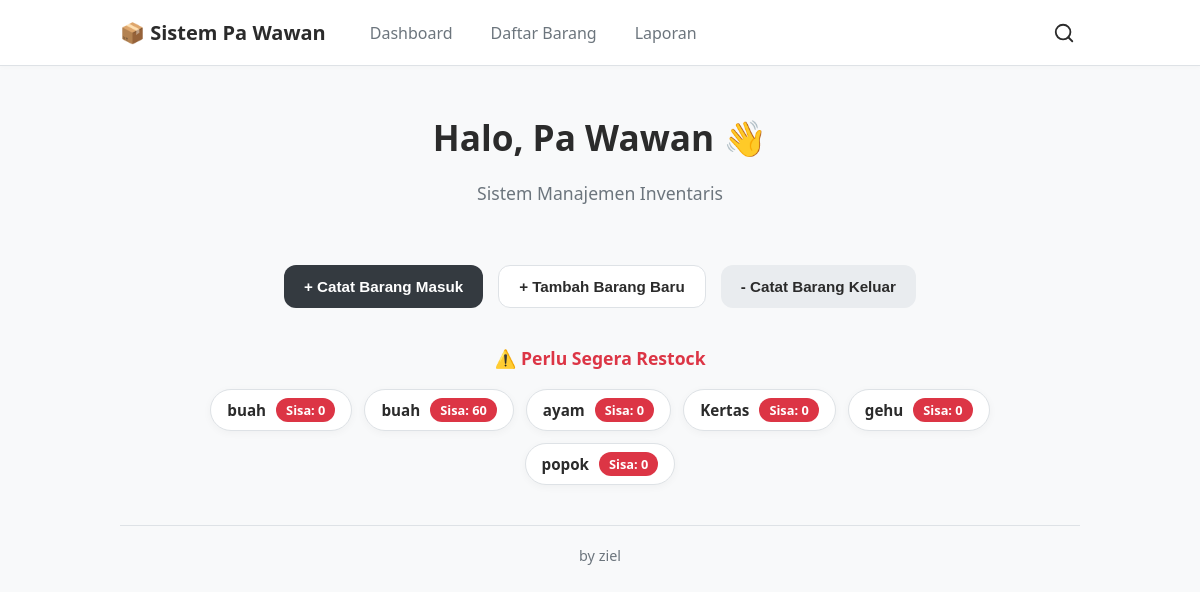
The page / on the database its author committed.
### app.py (models this page shows)
class User(db.Model):
    __tablename__ = 'users'
    id = db.Column(db.Integer, primary_key=True)
    nama_lengkap = db.Column(db.String(100), nullable=False)
    email = db.Column(db.String(100), unique=True, nullable=False)
    password_hash = db.Column(db.String(255), nullable=False)
    role = db.Column(db.Enum(RoleEnum), nullable=False, default=RoleEnum.staf)
    created_at = db.Column(db.DateTime(timezone=True), server_default=func.now())
    updated_at = db.Column(db.DateTime(timezone=True), onupdate=func.now())

class Product(db.Model):
    __tablename__ = 'products'
    id = db.Column(db.Integer, primary_key=True)
    nama_barang = db.Column(db.String(255), nullable=False)
    sku = db.Column(db.String(100), unique=True, nullable=True)
    satuan= db.Column(db.String(50), nullable=False)
    kategori = db.Column(db.String(100), nullable=True)
    stok = db.Column(db.Integer, nullable=False, default=0)
    stock_minimum = db.Column(db.Integer, nullable=True,default=0)
    deskripsi = db.Column(db.Text, nullable=True)
    created_by = db.Column(db.Integer, db.ForeignKey('users.id'))
    created_at = db.Column(db.DateTime(timezone=True), server_default=func.now())
    updated_at = db.Column(db.DateTime(timezone=True), server_default=func.now(), onupdate=func.now())

### app.py (the view)
@app.route('/')
def dashboard():
    user_sekarang=User.query.get(1)
    barang_restock = Product.query.filter(Product.stok <= Product.stock_minimum).all()
    semua_barang = Product.query.order_by(Product.nama_barang).all()
    return render_template(
        'dashboard.html',
        user=user_sekarang,
        daftar_restock=barang_restock,
        list_semua_barang=semua_barang
    )

### app.py (called while the page is built)
@app.context_processor
def inject_products():
    try:
        products = Product.query.order_by(Product.nama_barang).all()
        return dict(list_semua_barang=products)
    except:
        return dict(list_semua_barang=[])

### templates/dashboard.html (shortened to what this page needs)
{% extends "layout.html" %}
{% block content %}
<div class="dashboard-center-wrapper">
    <h2 style="font-size: 2.2rem; margin-bottom: 5px;">Halo, {% if user %}{{user.nama_lengkap}}{% else %}Pa Wawan{%
        endif %} 👋</h2>
    <p style="color: var(--text-secondary); margin-bottom: 30px; font-size: 1.1rem;">Sistem Manajemen Inventaris</p>
    <section class="desktop-actions centered-actions">
        <button class="btn btn-primary" id="btnShowModalMasuk">+ Catat Barang Masuk</button>
        <button class="btn btn-tertiary" id="btnShowProductModalDesktop"
            onclick="document.getElementById('productModalOverlay').classList.add('show')">+ Tambah Barang Baru</button>
        <button class="btn btn-secondary" id="btnShowModalKeluar">- Catat Barang Keluar</button>
    </section>
    <section class="restock-section" style="width: 100%; margin-top: 40px;">
        <h3 style="margin-bottom: 20px; color: var(--accent-danger);">⚠️ Perlu Segera Restock</h3>
        <div class="restock-compact-grid">
            {% for barang in daftar_restock %}
            <div class="restock-badge">
                <span class="badge-name">{{ barang.nama_barang }}</span>
                <span class="badge-stock">Sisa: {{ barang.stok }}</span>
            </div>
            {% endfor %}
        </div>
    </section>
</div>
{% endblock %}

### static/style.css (style rules this page uses)
:root { --bg-body: #f8f9fa; --bg-container: #ffffff; --text-primary: #2b2b2b; --text-secondary: #6c757d; --border-color: #dee2e6; --accent-primary: #343a40; --accent-primary-hover: #212529; --accent-secondary: #e9ecef; --accent-danger: #dc3545; --font-main: system-ui, -apple-system, "Segoe UI", Roboto, "Helvetica Neue", Arial, sans-serif; --radius-small: 8px; --radius-medium: 12px; --radius-large: 16px; --shadow-soft: 0 4px 12px rgba(0, 0, 0, 0.05); }
* { box-sizing: border-box; }
body { font-family: var(--font-main); background-color: var(--bg-body); color: var(--text-primary); margin: 0; }
h1, h2, h3 { margin: 0 0 1rem 0; font-weight: 600; line-height: 1.2; }
.restock-section h3 { font-size: 1.1rem; margin-bottom: 15px; }
.desktop-actions { display: none; }
.btn { display: inline-block; padding: 12px 20px; border: none; border-radius: var(--radius-medium); cursor: pointer; font-weight: 600; font-size: 0.95rem; transition: background 0.2s ease; text-align: center; }
.btn-primary { background: var(--accent-primary); color: white; }
.btn-secondary { background: var(--accent-secondary); color: var(--text-primary); }
.btn-tertiary { background: var(--bg-container); color: var(--text-primary); border: 1px solid var(--border-color); }
@media (min-width: 768px) { .desktop-actions { display: flex; gap: 10px; margin-top: 30px; } }
.dashboard-center-wrapper { display: flex; flex-direction: column; align-items: center; text-align: center; padding-top: 30px; }
.centered-actions { justify-content: center; gap: 15px; width: 100%; }
.restock-compact-grid { display: flex; flex-wrap: wrap; justify-content: center; gap: 12px; max-width: 800px; margin: 0 auto; }
.restock-badge { background: var(--bg-container); border: 1px solid var(--border-color); padding: 8px 16px; border-radius: 30px; display: flex; align-items: center; gap: 10px; box-shadow: 0 2px 8px rgba(0, 0, 0, 0.04); transition: transform 0.2s; }
.badge-name { font-weight: 600; color: var(--text-primary); font-size: 0.95rem; }
.badge-stock { background: var(--accent-danger); color: white; padding: 3px 10px; border-radius: 12px; font-size: 0.8rem; font-weight: bold; }

### rows shown on the page
User: nama_lengkap "Pa Wawan"
Product: nama_barang "buah", stok "0"
Product: nama_barang "buah", stok "60"
Product: nama_barang "ayam", stok "0"
Product: nama_barang "Kertas", stok "0"
Product: nama_barang "gehu", stok "0"
Product: nama_barang "popok", stok "0"
